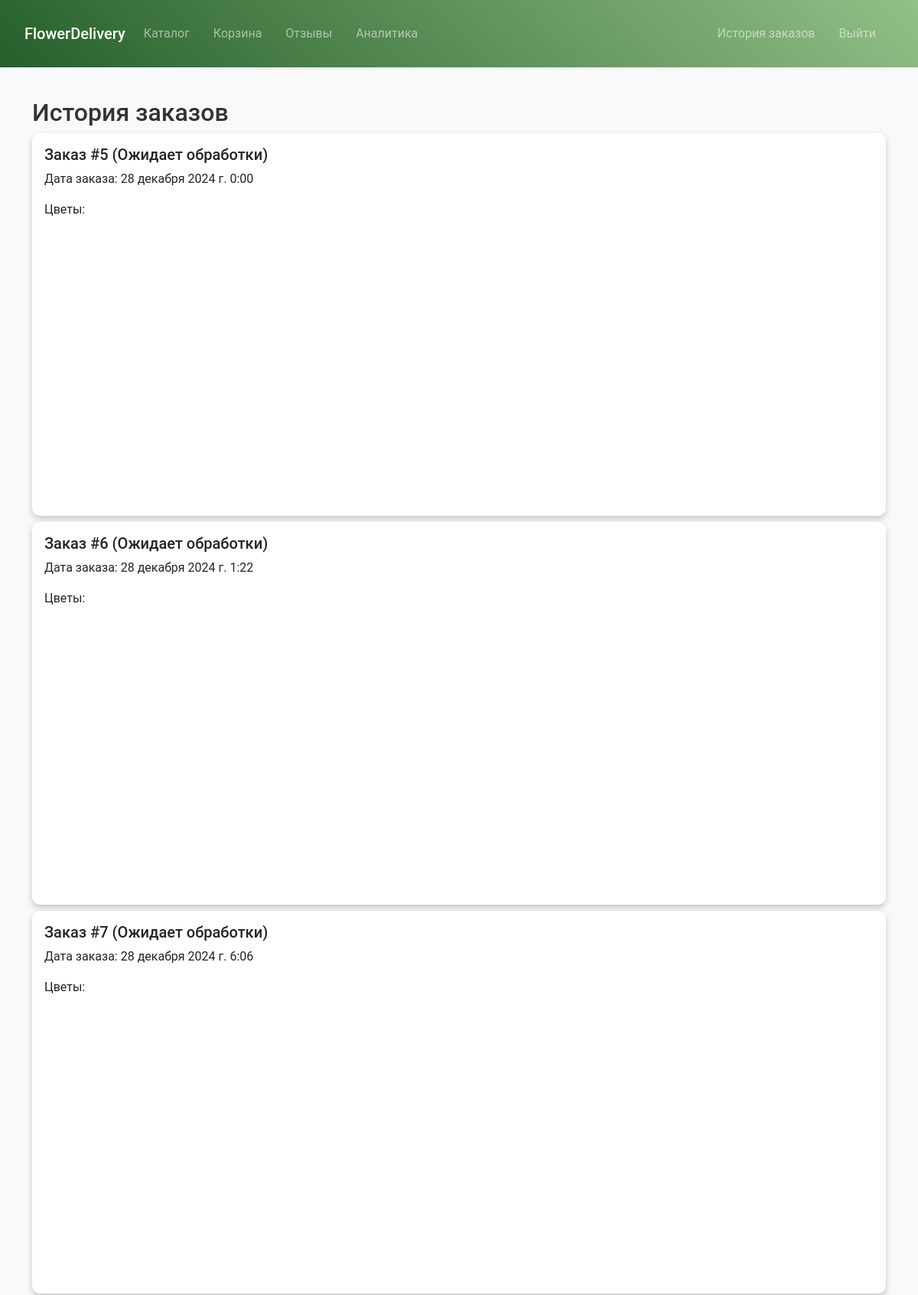
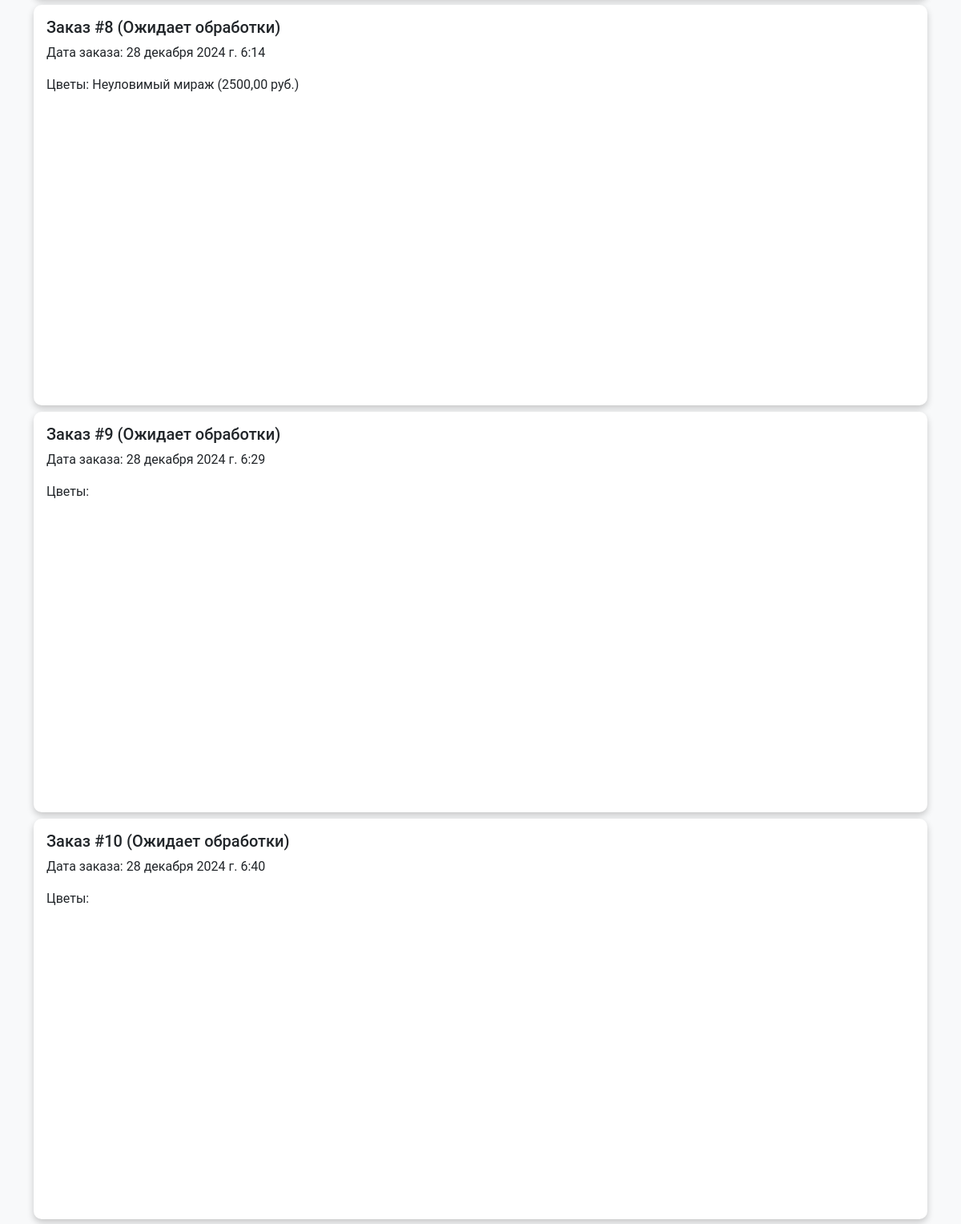
The page /orders/history/ (signed in, upper part) on the database its author committed (2 pictures, top to bottom).
### orders_app/models.py (models this page shows, shortened)
class Order(models.Model):
    STATUS_CHOICES = (
        ('pending', 'Ожидает обработки'),
        ('in_progress', 'В процессе'),
        ('delivered', 'Доставлено'),
    )
    user = models.ForeignKey(User, on_delete=models.CASCADE)
    customer_name = models.CharField(max_length=255)
    flowers = models.ManyToManyField('Flower', through='OrderItem')  # Связь через промежуточную таблицу
    created_at = models.DateTimeField(auto_now_add=True)
    status = models.CharField(max_length=50, choices=STATUS_CHOICES, default='pending')
    bouquet_name = models.CharField(max_length=255, blank=True, null=True)
    delivery_address = models.TextField(blank=True, null=True)

class Flower(models.Model):
    name = models.CharField(max_length=100)
    price = models.DecimalField(max_digits=8, decimal_places=2)
    description = models.TextField(blank=True)
    image = models.ImageField(upload_to='flowers', blank=True, null=True)

### orders_app/views.py (the view)
@login_required
def order_history(request):
    orders = Order.objects.filter(user=request.user).prefetch_related('items__flower').annotate(
        total_cost=Sum(F('items__quantity') * F('items__flower__price'))
    )
    return render(request, 'orders_app/history.html', {'orders': orders})

### orders_app/templates/orders_app/history.html
{% extends 'main_app/base.html' %}
{% block content %}
<h2>История заказов</h2>
{% for o in orders %}
  <div class="card mb-2">
    <div class="card-body">
      <h5>Заказ #{{ o.id }} ({{ o.get_status_display }})</h5>
      <p>Дата заказа: {{ o.created_at }}</p>
      <p>
        Цветы:
        {% for flower in o.flowers.all %}
          {{ flower.name }} ({{ flower.price }} руб.){% if not forloop.last %}, {% endif %}
        {% endfor %}
      </p>
    </div>
  </div>
{% endfor %}
{% endblock %}

### main_app/static/main_app/css/style.css (style rules this page uses)
body { font-family: 'Roboto', sans-serif; background-color: #f8f9fa; color: #333; display: flex; flex-direction: column; min-height: 100vh; margin: 0; }
.card { border: none; border-radius: 10px; box-shadow: 0px 4px 6px rgba(0, 0, 0, 0.1); transition: transform 0.3s ease, box-shadow 0.3s ease; }
.card { border: none; border-radius: 10px; box-shadow: 0px 4px 8px rgba(0, 0, 0, 0.2); transition: transform 0.3s ease, box-shadow 0.3s ease; height: 500px; display: flex; flex-direction: column; justify-content: space-between; }

### rows shown on the page
Order: id "5", status "Ожидает обработки", created_at "28 декабря 2024 г. 0:00"
Order: id "6", status "Ожидает обработки", created_at "28 декабря 2024 г. 1:22"
Order: id "7", status "Ожидает обработки", created_at "28 декабря 2024 г. 6:06"
Order: id "8", status "Ожидает обработки", created_at "28 декабря 2024 г. 6:14"
Flower: name "Неуловимый мираж", price "2500,00"
Order: id "9", status "Ожидает обработки", created_at "28 декабря 2024 г. 6:29"
Order: id "10", status "Ожидает обработки", created_at "28 декабря 2024 г. 6:40"
